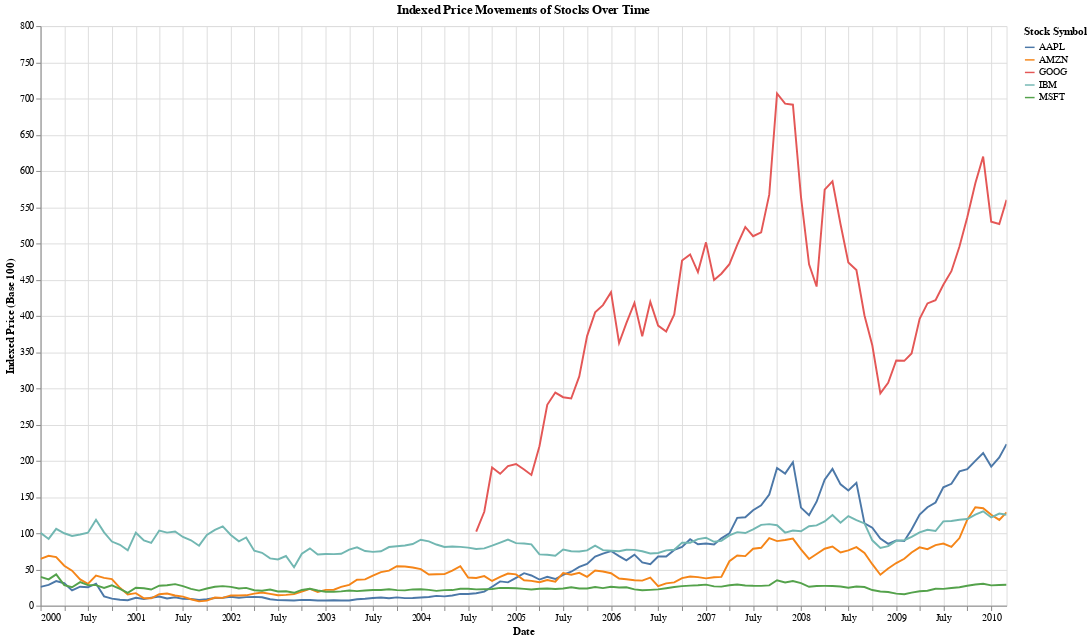

Source (notebook cell):
### Code cell
chart_indexed_stocks = alt.Chart(data_stocks).mark_line().encode(
    x=alt.X('date:T', title='Date'),
    y=alt.Y('price:Q', title='Indexed Price (Base 100)'),
    color=alt.Color('symbol:N', title='Stock Symbol'),
    tooltip=[
        alt.Tooltip('symbol:N', title='Stock'),
        alt.Tooltip('date:T', title='Date'),
        alt.Tooltip('price_indexed:Q', title='Indexed Price', format=".2f")
    ]
).properties(
    title='Indexed Price Movements of Stocks Over Time',
    width=1000,
    height=600
).interactive()

chart_indexed_stocks

### Figure 1 — Vega-Lite specification as saved in the notebook (floating-point values rounded to 4 significant figures; data arrays with more than 128 entries replaced by an {"elided": "..."} marker saying what was removed)
{"config": {"view": {"continuousWidth": 300, "continuousHeight": 300}}, "data": {"name": "data-4c6ca38edd59dc6da8cc863efea4f8e8"}, "mark": {"type": "line"}, "encoding": {"color": {"field": "symbol", "title": "Stock Symbol", "type": "nominal"}, "tooltip": [{"field": "symbol", "title": "Stock", "type": "nominal"}, {"field": "date", "title": "Date", "type": "temporal"}, {"field": "price_indexed", "format": ".2f", "title": "Indexed Price", "type": "quantitative"}], "x": {"field": "date", "title": "Date", "type": "temporal"}, "y": {"field": "price", "title": "Indexed Price (Base 100)", "type": "quantitative"}}, "height": 600, "params": [{"name": "param_27", "select": {"type": "interval", "encodings": ["x", "y"]}, "bind": "scales"}], "title": "Indexed Price Movements of Stocks Over Time", "width": 1000, "$schema": "https://vega.github.io/schema/vega-lite/v5.20.1.json", "datasets": {"data-4c6ca38edd59dc6da8cc863efea4f8e8": {"elided": "560 records"}}}
